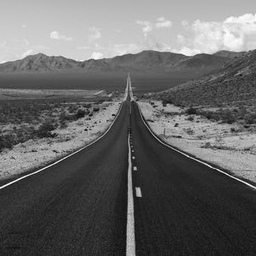
#> input picture CSE4106_Digital_Image_Processing/img/road.bmp, 256 x 256 px
$ jupyter execute 'CSE_4106_Lab_3~Spatial_filtering.ipynb'
#> lines starting #> are read from the running program, lines starting #| are printed output that depends on the picture
# **Convolution Operation**

[cell 1]
# Importing the Libraries & Loading the Image
import cv2
import matplotlib.pyplot as plt
import numpy as np

[cell 2]
image = cv2.imread('img/road.bmp', cv2.IMREAD_GRAYSCALE)
#> image is the input picture: shape (256, 256); min 7, max 255, mean 101.6

plt.title('Original Image')
plt.imshow(image, cmap='gray', vmin=0, vmax=255)
print('Original Image Shape:', image.shape)
#| Original Image Shape: (256, 256)

### Identity Kernel Using Library Function

[cell 3]
#Identity Kernel Filter
kernel1 = np.array([[0, 0, 0],
                    [0, 1, 0],
                    [0, 0, 0]])
identity = cv2.filter2D(src=image, ddepth=-1, kernel=kernel1)

[cell 4]
fig = plt.figure(figsize=(8,8))
ax1 = fig.add_subplot(121)
ax2 = fig.add_subplot(122)
ax1.imshow(image, cmap='gray', vmin=0, vmax=255)
ax1.title.set_text('Original Image')
ax2.imshow(identity, cmap='gray', vmin=0, vmax=255)
ax2.title.set_text('Result of Identity Kernel')

### Identity Kernel Without Using Library Function

[cell 5]
#Identity Kernel Filter
kernel = np.array([[0, 0, 0],
                    [0, 1, 0],
                    [0, 0, 0]])
# add 1 row of zeros (value=0) in Top & Bottom of image
# add 1 column of zeros (value=0) in Left and Right of image
# if kernel was 5*5 then we need to add (5-1)/2=2 row & col at all border sides.
# Instead of adding 0 we could also create border by Interpolation
padded_image = cv2.copyMakeBorder(image, 1, 1, 1, 1, cv2.BORDER_CONSTANT, value=0)

# Create output image: create an np array of image np arrays dimenstions where all value=0
output_image = np.zeros_like(image)

# Apply the filter using for loops
# image shape[i] : i=0 -> height, i=1 ->width, i=2 -> color channel

# i,j did not start from 0 and not end in n: --> they were not in original image. Border is made by us.
for i in range(1, padded_image.shape[0]-1):
    for j in range(1, padded_image.shape[1]-1):
        # Compute the convolution using the Laplacian kernel
        convolution = np.sum(kernel * padded_image[i-1:i+2, j-1:j+2])

        # Set the corresponding pixel in the output image to the convolution value
        output_image[i-1, j-1] = convolution

[cell 6]
print('kernel:\n',kernel,'\noriginal_image:\n',image)
#> (printed output is left out)

[cell 7]
print('padded_image:\n',padded_image,'\noutput_image:\n',output_image)
#> (printed output is left out)

[cell 8]
#Display Results
fig = plt.figure(figsize=(8,8))
ax1 = fig.add_subplot(121)
ax2 = fig.add_subplot(122)
ax1.imshow(image, cmap='gray', vmin=0, vmax=255)
ax1.title.set_text('Original Image')
ax2.imshow(output_image, cmap='gray', vmin=0, vmax=255)
ax2.title.set_text('Result of Identity Kernel')

# Smoothing Spatial Filtering

- Image smoothing filters are applied to reduce the amount of noise in an image.
- This process involves convolution i.e. moving a kernel over the image pixels and computing new values.

1. Average Filter: Computes the average of the pixel values in the kernel.
2. Weighted Average Filter: Computes the weighted average of the pixel values in the kernel.
3. Median: Computes the median of all the pixel values in the kernel.
4. Minimum: Selects the least pixel value of all those in the kernel.
5. Maximum: Selects the highest pixel value of all those in the kernel.
6. Mid-Point: Computes the average of the maximum and minimum pixel values in the kernel.

**Standard Average Filtering Using Libray Function**

[cell 9]
# Image Blurring using a Custom Kernel
kernel1 = np.array([[1, 1, 1],
                    [1, 1, 1],
                    [1, 1, 1]])
kernel1=kernel1/9
blurr = cv2.filter2D(src=image, ddepth=-1, kernel=kernel1)

print('kernel:\n',kernel1,'\nimage:\n',image,'\nblurr:\n',blurr)
#> (printed output is left out)

[cell 10]
fig = plt.figure(figsize=(8,8))
ax1 = fig.add_subplot(121)
ax2 = fig.add_subplot(122)
ax1.imshow(image, cmap='gray', vmin=0, vmax=255)
ax1.title.set_text('Original Image')
ax2.imshow(blurr, cmap='gray', vmin=0, vmax=255)
ax2.title.set_text('Result of Blurring Kernel')

### Standard Average Filtering Without Using Libray Function

[cell 11]
#Identity Kernel Filter
kernel = np.ones((3, 3), dtype=np.float32)/9
padded_image = cv2.copyMakeBorder(image, 1, 1, 1, 1, cv2.BORDER_CONSTANT, value=0)

# Create output image
output_image = np.zeros_like(image)

# Apply the filter using for loops
for i in range(1, padded_image.shape[0]-1):
    for j in range(1, padded_image.shape[1]-1):
        # Compute the convolution using the Laplacian kernel
        convolution = np.sum(kernel * padded_image[i-1:i+2, j-1:j+2])
        # Set the corresponding pixel in the output image to the convolution value
        output_image[i-1, j-1] = convolution
#Display Results
fig = plt.figure(figsize=(8,8))
ax1 = fig.add_subplot(121)
ax2 = fig.add_subplot(122)
ax1.imshow(image, cmap='gray', vmin=0, vmax=255)
ax1.title.set_text('Original Image')
ax2.imshow(output_image, cmap='gray', vmin=0, vmax=255)
ax2.title.set_text('Result of Standard Average Filtering Kernel')
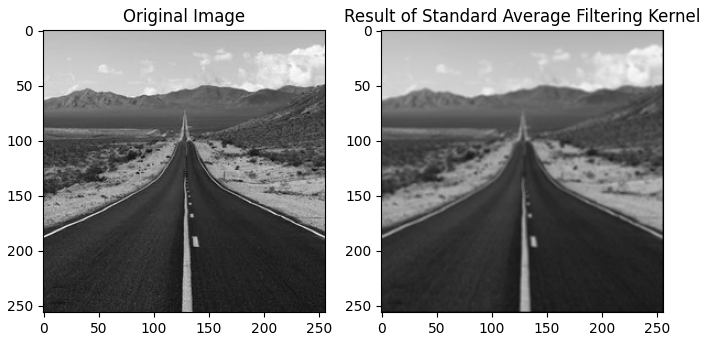
#> figure drawn by matplotlib, 2 panels

### Maximum Filetering Using Library Function

[cell 12]
kernel = np.ones((3,3),np.uint8)
# Perform maximum filtering convolution using dilation
max_filtered = cv2.dilate(image, kernel)
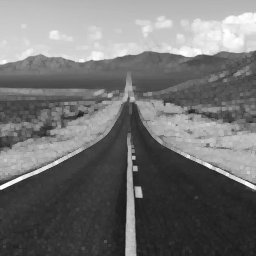
#> max_filtered: shape (256, 256); min 25, max 255, mean 114
fig = plt.figure(figsize=(8,8))
ax1 = fig.add_subplot(121)
ax2 = fig.add_subplot(122)
ax1.imshow(image, cmap='gray', vmin=0, vmax=255)
ax1.title.set_text('Original Image')
ax2.imshow(max_filtered, cmap='gray', vmin=0, vmax=255)
ax2.title.set_text('Result of Maximum Filtering')

### Maximum Filetering Without Using Library Function

[cell 13]
# Pad the image using cv2.copyMakeBorder
padded_image = cv2.copyMakeBorder(image, 1, 1, 1, 1, cv2.BORDER_CONSTANT, value=0)

# Create output image
output_image = np.zeros_like(image)

# Apply the filter using for loops
for i in range(1, padded_image.shape[0]-1):
    for j in range(1, padded_image.shape[1]-1):
        # Extract the 3x3 neighborhood around the current pixel
        neighborhood = padded_image[i-1:i+2, j-1:j+2]

        # Compute the maximum value in the neighborhood
        maximum = np.max(neighborhood)

        # Set the corresponding pixel in the output image to the maximum value
        output_image[i-1, j-1] = maximum
#Display Results
fig = plt.figure(figsize=(8,8))
ax1 = fig.add_subplot(121)
ax2 = fig.add_subplot(122)
ax1.imshow(image, cmap='gray', vmin=0, vmax=255)
ax1.title.set_text('Original Image')
ax2.imshow(output_image, cmap='gray', vmin=0, vmax=255)
ax2.title.set_text('Result of Maximum Filtering Kernel')

### Minimum Filtering Using Library Function

[cell 14]
kernel = np.ones((3,3),np.uint8)
# Perform maximum filtering convolution using dilation
min_filtered = cv2.erode(image, kernel)
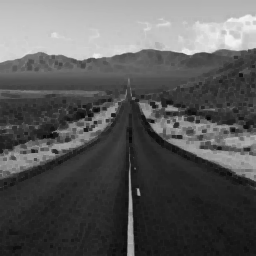
#> min_filtered: shape (256, 256); min 7, max 246, mean 89.5
fig = plt.figure(figsize=(8,8))
ax1 = fig.add_subplot(121)
ax2 = fig.add_subplot(122)
ax1.imshow(image, cmap='gray', vmin=0, vmax=255)
ax1.title.set_text('Original Image')
ax2.imshow(min_filtered, cmap='gray', vmin=0, vmax=255)
ax2.title.set_text('Result of Minimum Filtering')

### Minimum Filtering Without Using Library Function

[cell 15]
# Pad the image using cv2.copyMakeBorder
padded_image = cv2.copyMakeBorder(image, 1, 1, 1, 1, cv2.BORDER_CONSTANT, value=0)

# Create output image
output_image = np.zeros_like(image)

# Apply the filter using for loops
for i in range(1, padded_image.shape[0]-1):
    for j in range(1, padded_image.shape[1]-1):
        # Extract the 3x3 neighborhood around the current pixel
        neighborhood = padded_image[i-1:i+2, j-1:j+2]

        # Compute the maximum value in the neighborhood
        minimum = np.min(neighborhood)

        # Set the corresponding pixel in the output image to the maximum value
        output_image[i-1, j-1] = minimum
#Display Results
fig = plt.figure(figsize=(8,8))
ax1 = fig.add_subplot(121)
ax2 = fig.add_subplot(122)
ax1.imshow(image, cmap='gray', vmin=0, vmax=255)
ax1.title.set_text('Original Image')
ax2.imshow(output_image, cmap='gray', vmin=0, vmax=255)
ax2.title.set_text('Result of Minimum Filtering Kernel')

### Median Filtering Using Library Function

- In median blurring, each pixel in the source image is replaced by the median value of the image pixels in the kernel area. In order to median blurring we can use **cv2.medianBlur(src, ksize)**
- This function has just two required arguments:

1. The first is the source image.
2. The second is the kernel size, which must be an odd, positive integer.

[cell 16]
# Perform Median blurring using cv2.filter2D
median_filtered = cv2.medianBlur(image, 3)
fig = plt.figure(figsize=(8,8))
ax1 = fig.add_subplot(121)
ax2 = fig.add_subplot(122)
ax1.imshow(image, cmap='gray', vmin=0, vmax=255)
ax1.title.set_text('Original Image')
ax2.imshow(median_filtered, cmap='gray', vmin=0, vmax=255)
ax2.title.set_text('Result of Median Filtering')

### Median Filtering Without Using Library Function

[cell 17]
padded_image = cv2.copyMakeBorder(image, 1, 1, 1, 1, cv2.BORDER_CONSTANT, value=255)

# Create output image
output_image = np.zeros_like(image)

# Apply the filter using for loops
for i in range(1, padded_image.shape[0]-1):
    for j in range(1, padded_image.shape[1]-1):
        # Extract the 3x3 neighborhood around the current pixel
        neighborhood = padded_image[i-1:i+2, j-1:j+2]

        # Compute the median value in the neighborhood
        median = np.median(neighborhood)

        # Set the corresponding pixel in the output image to the median value
        output_image[i-1, j-1] = median
#Display Results
fig = plt.figure(figsize=(8,8))
ax1 = fig.add_subplot(121)
ax2 = fig.add_subplot(122)
ax1.imshow(image, cmap='gray', vmin=0, vmax=255)
ax1.title.set_text('Original Image')
ax2.imshow(output_image, cmap='gray', vmin=0, vmax=255)
ax2.title.set_text('Result of Median Filtering Kernel')

### Weighted Averaging Filter Using Library Function

[cell 18]
kernel = np.array([[1, 2, 1],
                   [2, 4, 2],
                   [1, 2, 1]]) / 16.0
weighted_filter = cv2.filter2D(image, -1, kernel)
fig = plt.figure(figsize=(8,8))
ax1 = fig.add_subplot(121)
ax2 = fig.add_subplot(122)
ax1.imshow(image, cmap='gray', vmin=0, vmax=255)
ax1.title.set_text('Original Image')
ax2.imshow(weighted_filter, cmap='gray', vmin=0, vmax=255)
ax2.title.set_text('Result of Weighted Averaging Filtering')

### Weighted Averaging Filter Without Using Library Function

[cell 19]
# Define filter kernel
kernel = np.array([[1, 2, 1],
                   [2, 4, 2],
                   [1, 2, 1]])

# Normalize kernel
kernel = kernel / np.sum(kernel)

# Pad image
padded_image = cv2.copyMakeBorder(image, 1, 1, 1, 1, cv2.BORDER_CONSTANT, value=0)

# Create output image
output = np.zeros_like(image)

# Apply filter
for i in range(1, padded_image.shape[0] - 1):
    for j in range(1, padded_image.shape[1] - 1):
        # Compute the convolution using the Laplacian kernel
        convolution = np.sum(kernel * padded_image[i-1:i+2, j-1:j+2])
        # Set the corresponding pixel in the output image to the convolution value
        output_image[i-1, j-1] = convolution
#Display Results
fig = plt.figure(figsize=(8,8))
ax1 = fig.add_subplot(121)
ax2 = fig.add_subplot(122)
ax1.imshow(image, cmap='gray', vmin=0, vmax=255)
ax1.title.set_text('Original Image')
ax2.imshow(output_image, cmap='gray', vmin=0, vmax=255)
ax2.title.set_text('Result of weighted Average Filtering Kernel')

### Smoothing with Gaussian Filter

- The effect of applying the Gaussian filter is to blur an image and remove detail and noise.
- It uses a kernel that represents the shape of a Gaussian or bell-shaped hump.
- The Gaussian filter outputs a weighted average of each pixel’s neighborhood, with the average weighted more towards the value of the central pixels.
- In order to perform this we can use **cv2.GaussianBlur(src, ksize, sigmaX)**

- We should specify the width and height of the kernel which should be positive and odd.
- We also should specify the standard deviation in the X and Y directions, sigmaX and sigmaY respectively.
- If only sigmaX is specified, sigmaY is taken as the same as sigmaX.
- If both are given as zeros, they are calculated from the kernel size. Gaussian blurring is highly effective in removing Gaussian noise from an image.

[cell 20]
gaussian_filter = cv2.GaussianBlur(image, (3,3), 0)
fig = plt.figure(figsize=(8,8))
ax1 = fig.add_subplot(121)
ax2 = fig.add_subplot(122)
ax1.imshow(image, cmap='gray', vmin=0, vmax=255)
ax1.title.set_text('Original Image')
ax2.imshow(gaussian_filter, cmap='gray', vmin=0, vmax=255)
ax2.title.set_text('Gaussian Smoothing Filter')

# **Sharpening Spatial Filtering**

- Image sharpening involves emphasizing details and enhances the edges of objects in an image.

1. Laplace Filter
2. Unsharp Mask & HighBoost Filtering
3. Gradient Mask filtering (Sobel Operator)

### Laplacian Filtering Using Library Function

[cell 21]
# Importing the Libraries & Loading the Image
import cv2
import matplotlib.pyplot as plt
import numpy as np
image = cv2.imread('img/road.bmp', cv2.IMREAD_GRAYSCALE)
# Laplace Filter
kernel = np.array([[0, 1, 0],
                   [1,-4, 1],
                   [0, 1, 0]])

laplacian = cv2.filter2D(image, -1, kernel)
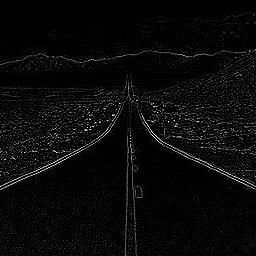
#> laplacian: shape (256, 256); min 0, max 255, mean 9.4
fig = plt.figure(figsize=(8,8))
ax1 = fig.add_subplot(121)
ax2 = fig.add_subplot(122)
ax1.imshow(image, cmap='gray', vmin=0, vmax=255)
ax1.title.set_text('Original Image')
ax2.imshow(laplacian, cmap='gray', vmin=0, vmax=255)
ax2.title.set_text('Laplacian Filter')

### Unsharp Masking and Highboost Filtering

[cell 22]
# Gaussian Blur
gaussian_blur = cv2.GaussianBlur(image, (7,7), 0)
#Mask
mask = cv2.subtract(image, gaussian_blur)
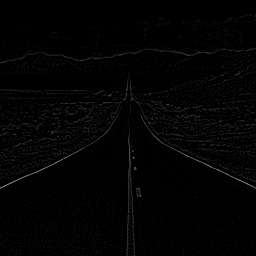
#> mask: shape (256, 256); min 0, max 133, mean 3.2
k = 1
output_image = cv2.addWeighted(image, 1 + k, mask, -k, 0)
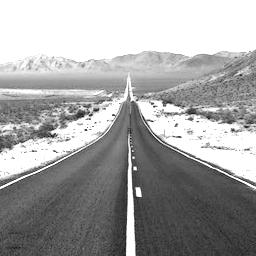
#> output_image: shape (256, 256); min 14, max 255, mean 163.5
# Displaying Results
fig = plt.figure(figsize=(8,8))
ax1 = fig.add_subplot(121)
ax5 = fig.add_subplot(122)
ax1.imshow(image, cmap='gray', vmin=0, vmax=255)
ax1.title.set_text('Original Image')
ax5.imshow(output_image, cmap='gray', vmin=0, vmax=255)
ax5.title.set_text('Output of Unsharp Masking')

### Highboost Filtering

[cell 23]
# HighBoost Filtering
kernel = np.array([[-1, -1, -1],
                   [-1,  9, -1],
                   [-1, -1, -1]])
highboost = cv2.filter2D(image, -1, kernel)
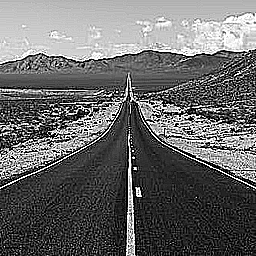
#> highboost: shape (256, 256); min 0, max 255, mean 104.4
# Displaying Results
fig = plt.figure(figsize=(8,8))
ax1 = fig.add_subplot(121)
ax5 = fig.add_subplot(122)
ax1.imshow(image, cmap='gray', vmin=0, vmax=255)
ax1.title.set_text('Original Image')
ax5.imshow(output_image, cmap='gray', vmin=0, vmax=255)
ax5.title.set_text('HighBoost Filtering')

### Sobel Operator

[cell 24]
#Horizontal Edge Detection
sobel_h = np.array([[-1, -2, -1],
                    [0, 0, 0],
                    [1, 2, 1]])

# Apply kernel to image using cv2.filter2D
horizontal_edges = cv2.filter2D(image, -1, sobel_h).astype(np.float32)
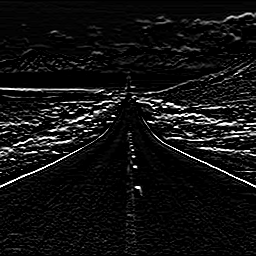
#> horizontal_edges: shape (256, 256) float32; min 0, max 255, mean 17.8
#Vertical Edge Detection
sobel_v = np.array([[-1, 0, 1],
                    [-2, 0, 2],
                    [-1, 0, 1]])

# Apply kernel to image using cv2.filter2D
vertical_edges = cv2.filter2D(image, -1, sobel_v).astype(np.float32)
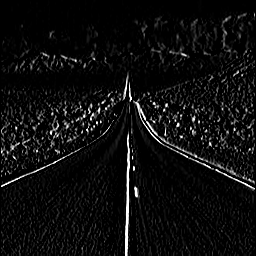
#> vertical_edges: shape (256, 256) float32; min 0, max 255, mean 13.9
#Both in Vertical and Horizontal Direction
sobel = cv2.magnitude(vertical_edges, horizontal_edges)
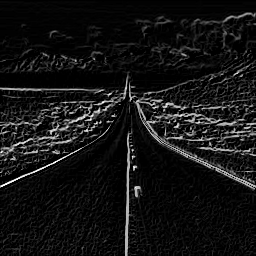
#> sobel: shape (256, 256) float32; min 0, max 360.6, mean 28.5; drawn with min black and max white
fig = plt.figure(figsize=(16,12))
ax1 = fig.add_subplot(141)
ax2 = fig.add_subplot(142)
ax3 = fig.add_subplot(143)
ax4 = fig.add_subplot(144)
ax1.imshow(image, cmap='gray', vmin=0, vmax=255)
ax1.title.set_text('Original Image')
ax2.imshow(horizontal_edges, cmap='gray', vmin=0, vmax=255)
ax2.title.set_text('Edges in Horizontal Direction')
ax3.imshow(vertical_edges, cmap='gray', vmin=0, vmax=255)
ax3.title.set_text('Edges in Vertical Direction')
ax4.imshow(sobel, cmap='gray', vmin=0, vmax=255)
ax4.title.set_text('Sobel Filtering')

$ run again, with CSE4106_Digital_Image_Processing/img/Dark.PNG saved as CSE4106_Digital_Image_Processing/img/road.bmp
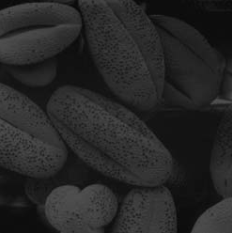
#> input picture CSE4106_Digital_Image_Processing/img/Dark.PNG, 232 x 233 px
#> image is the input picture: shape (233, 232); min 8, max 82, mean 38.8
#| Original Image Shape: (233, 232)
#> (printed output is left out)
#> (printed output is left out)
#> (printed output is left out)
#> `output_image = cv2.addWeighted(image, 1 + k, mask, -k, 0)`:
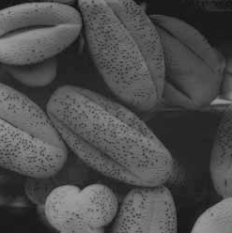
#> output_image: shape (233, 232); min 16, max 157, mean 76.5
#> `sobel = cv2.magnitude(vertical_edges, horizontal_edges)`:
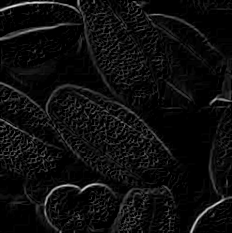
#> sobel: shape (233, 232) float32; min 0, max 227.1, mean 13.6
